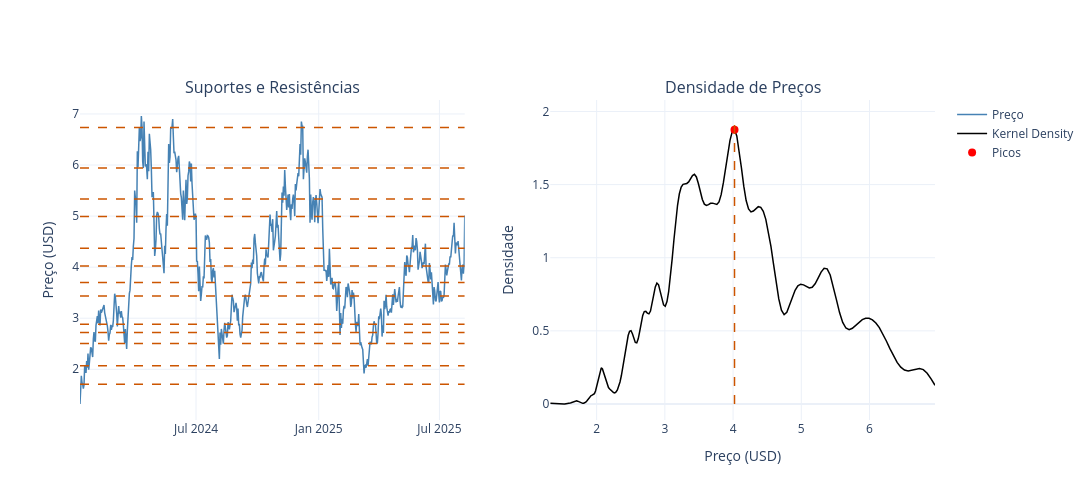

Notebook code cell kept with this figure:
### Code cell
import numpy as np
import pandas as pd
import scipy.stats
import scipy.signal
import plotly.graph_objects as go
from plotly.subplots import make_subplots
from plotly.offline import init_notebook_mode, iplot
init_notebook_mode(connected=True)

#asset = 'injective-protocol'
volume_data = pd.read_csv(f'/Users/valter.rebelo/MissionControl/data/micro/assetData/{asset}.csv')[['date', 'total_volume']]
volume_data.set_index('date', inplace=True)
volume_data.dropna(inplace=True)
data = pd.read_csv(f'/Users/valter.rebelo/MissionControl/data/micro/candleData/{asset}_candles.csv')
data.set_index('date', inplace=True)
data.dropna(inplace=True)
data = data.join(volume_data, how='left')
data = data.loc['2024-01-09':'2025-08-08']



def get_support_resistance_levels(
    data: pd.DataFrame,
    first_w: float = 0.1,
    atr_mult: float = 2.5,
    prom_thresh: float = 0,
    atr_period: int = 14
):
    """
    Compute support/resistance levels from BTC daily data using KDE and prominence.
    
    Parameters:
    - data: DataFrame with OHLC data, must include 'close', 'High', 'Low'
    - first_w: starting weight for oldest prices (0 < first_w < 1)
    - atr_mult: multiplier for bandwidth of KDE based on ATR
    - prom_thresh: prominence threshold for filtering weak levels
    - atr_period: lookback period for ATR

    Returns:
    - levels: list of support/resistance levels
    - price_range: price range over which KDE was computed
    - pdf: density values (market profile)
    """

    # Step 1: Compute log prices
    log_price = np.log(data['close'].dropna().values)

    # Step 2: Compute ATR in log-space
    high = np.log(data['high'])
    low = np.log(data['low'])
    close = np.log(data['close'])
    prev_close = close.shift(1)
    
    tr1 = high - low
    tr2 = (high - prev_close).abs()
    tr3 = (low - prev_close).abs()
    tr = pd.concat([tr1, tr2, tr3], axis=1).max(axis=1)

    atr = tr.rolling(window=atr_period).mean().iloc[-1]  # last ATR value

    # Step 3: Time weights (linear increasing)
    n = len(log_price)
    last_w = 1.0
    w_step = (last_w - first_w) / n
    weights = first_w + np.arange(n) * w_step
    weights[weights < 0] = 0.0

    # Step 4: Kernel Density Estimation
    kde = scipy.stats.gaussian_kde(log_price, bw_method=atr * atr_mult, weights=weights)

    # Step 5: Create price range for evaluation
    min_v, max_v = np.min(log_price), np.max(log_price)
    step = (max_v - min_v) / 200
    price_range = np.arange(min_v, max_v, step)
    pdf = kde(price_range)

    # Step 6: Find peaks in KDE
    pdf_max = np.max(pdf)
    prom_min = pdf_max * prom_thresh
    peaks, props = scipy.signal.find_peaks(pdf, prominence=prom_min)

    # Step 7: Convert peaks to actual price levels
    levels = [np.exp(price_range[p]) for p in peaks]

    return levels, price_range, pdf

levels, pr_range, pdf = get_support_resistance_levels(data)

def plot_market_profile_and_levels(data, levels, price_range, pdf, prom_thresh=0.25):
    fig = make_subplots(
        rows=1, cols=2,
        subplot_titles=(f"Suportes e Resistências", "Densidade de Preços"),
        horizontal_spacing=0.1
    )

    # --- Chart 1: Price Line ---
    fig.add_trace(
        go.Scatter(
            x=data.index,
            y=data["close"],
            mode='lines',
            name=f"Preço",
            line=dict(color='steelblue', width=1.5)
        ),
        row=1, col=1
    )

    # --- Chart 1: Horizontal Lines for Levels ---
    min_price, max_price = data["close"].min(), data["close"].max()
    for lvl in levels:
        if min_price * 0.95 <= lvl <= max_price * 1.05:
            fig.add_trace(
                go.Scatter(
                    x=[data.index.min(), data.index.max()],
                    y=[lvl, lvl],
                    mode='lines',
                    line=dict(color='#CC5500', dash='dash', width=1.5),
                    name='Level',
                    showlegend=False
                ),
                row=1, col=1
            )

    # --- Chart 2: KDE Line ---
    fig.add_trace(
        go.Scatter(
            x=np.exp(price_range),
            y=pdf,
            mode='lines',
            name='Kernel Density',
            line=dict(color='black', width=1.5)
        ),
        row=1, col=2
    )

    # --- Chart 2: Peaks + Vertical Lines ---
    peaks, _ = scipy.signal.find_peaks(pdf, prominence=np.max(pdf) * prom_thresh)
    peak_x = [np.exp(price_range[p]) for p in peaks]
    peak_y = [pdf[p] for p in peaks]

    fig.add_trace(
        go.Scatter(
            x=peak_x,
            y=peak_y,
            mode='markers',
            name='Picos',
            marker=dict(color='red', size=8)
        ),
        row=1, col=2
    )

    for x in peak_x:
        fig.add_trace(
            go.Scatter(
                x=[x, x],
                y=[0, max(pdf)*1.05],
                mode='lines',
                line=dict(color='#CC5500', dash='dash', width=1.5),
                name='Level',
                showlegend=False
            ),
            row=1, col=2
        )

    # --- Layout and Axis ---
    fig.update_layout(
        height=500,
        width=1300,
        template='plotly_white',
        title=dict(text=f"", x=0.5),
    )

    fig.update_xaxes(title_text="", row=1, col=1)
    fig.update_yaxes(title_text="Preço (USD)", row=1, col=1)
    fig.update_xaxes(title_text="Preço (USD)", row=1, col=2)
    fig.update_yaxes(title_text="Densidade", row=1, col=2)

    fig.show()


levels, price_range, pdf = get_support_resistance_levels(data, atr_period=14, atr_mult=1, prom_thresh=0)
plot_market_profile_and_levels(data, levels, price_range, pdf)

### Figure 1 — Plotly figure (JSON) as saved in the notebook; plotly's stock layout.template omitted (floating-point values rounded to 4 significant figures; data arrays with more than 128 entries replaced by an {"elided": "..."} marker saying what was removed)
{"data": [{"line": {"color": "steelblue", "width": 1.5}, "mode": "lines", "name": "Preço", "type": "scatter", "x": {"elided": "578 str values"}, "xaxis": "x", "y": {"elided": "578 float values"}, "yaxis": "y"}, {"line": {"color": "#CC5500", "dash": "dash", "width": 1.5}, "mode": "lines", "name": "Level", "showlegend": false, "type": "scatter", "x": ["2024-01-09", "2025-08-08"], "xaxis": "x", "y": [1.708, 1.708], "yaxis": "y"}, {"line": {"color": "#CC5500", "dash": "dash", "width": 1.5}, "mode": "lines", "name": "Level", "showlegend": false, "type": "scatter", "x": ["2024-01-09", "2025-08-08"], "xaxis": "x", "y": [2.068, 2.068], "yaxis": "y"}, {"line": {"color": "#CC5500", "dash": "dash", "width": 1.5}, "mode": "lines", "name": "Level", "showlegend": false, "type": "scatter", "x": ["2024-01-09", "2025-08-08"], "xaxis": "x", "y": [2.504, 2.504], "yaxis": "y"}, {"line": {"color": "#CC5500", "dash": "dash", "width": 1.5}, "mode": "lines", "name": "Level", "showlegend": false, "type": "scatter", "x": ["2024-01-09", "2025-08-08"], "xaxis": "x", "y": [2.721, 2.721], "yaxis": "y"}, {"line": {"color": "#CC5500", "dash": "dash", "width": 1.5}, "mode": "lines", "name": "Level", "showlegend": false, "type": "scatter", "x": ["2024-01-09", "2025-08-08"], "xaxis": "x", "y": [2.884, 2.884], "yaxis": "y"}, {"line": {"color": "#CC5500", "dash": "dash", "width": 1.5}, "mode": "lines", "name": "Level", "showlegend": false, "type": "scatter", "x": ["2024-01-09", "2025-08-08"], "xaxis": "x", "y": [3.434, 3.434], "yaxis": "y"}, {"line": {"color": "#CC5500", "dash": "dash", "width": 1.5}, "mode": "lines", "name": "Level", "showlegend": false, "type": "scatter", "x": ["2024-01-09", "2025-08-08"], "xaxis": "x", "y": [3.7, 3.7], "yaxis": "y"}, {"line": {"color": "#CC5500", "dash": "dash", "width": 1.5}, "mode": "lines", "name": "Level", "showlegend": false, "type": "scatter", "x": ["2024-01-09", "2025-08-08"], "xaxis": "x", "y": [4.021, 4.021], "yaxis": "y"}, {"line": {"color": "#CC5500", "dash": "dash", "width": 1.5}, "mode": "lines", "name": "Level", "showlegend": false, "type": "scatter", "x": ["2024-01-09", "2025-08-08"], "xaxis": "x", "y": [4.37, 4.37], "yaxis": "y"}, {"line": {"color": "#CC5500", "dash": "dash", "width": 1.5}, "mode": "lines", "name": "Level", "showlegend": false, "type": "scatter", "x": ["2024-01-09", "2025-08-08"], "xaxis": "x", "y": [4.991, 4.991], "yaxis": "y"}, {"line": {"color": "#CC5500", "dash": "dash", "width": 1.5}, "mode": "lines", "name": "Level", "showlegend": false, "type": "scatter", "x": ["2024-01-09", "2025-08-08"], "xaxis": "x", "y": [5.334, 5.334], "yaxis": "y"}, {"line": {"color": "#CC5500", "dash": "dash", "width": 1.5}, "mode": "lines", "name": "Level", "showlegend": false, "type": "scatter", "x": ["2024-01-09", "2025-08-08"], "xaxis": "x", "y": [5.943, 5.943], "yaxis": "y"}, {"line": {"color": "#CC5500", "dash": "dash", "width": 1.5}, "mode": "lines", "name": "Level", "showlegend": false, "type": "scatter", "x": ["2024-01-09", "2025-08-08"], "xaxis": "x", "y": [6.732, 6.732], "yaxis": "y"}, {"line": {"color": "black", "width": 1.5}, "mode": "lines", "name": "Kernel Density", "type": "scatter", "x": {"elided": "201 float values"}, "xaxis": "x2", "y": {"elided": "201 float values"}, "yaxis": "y2"}, {"marker": {"color": "red", "size": 8}, "mode": "markers", "name": "Picos", "type": "scatter", "x": [4.021], "xaxis": "x2", "y": [1.875], "yaxis": "y2"}, {"line": {"color": "#CC5500", "dash": "dash", "width": 1.5}, "mode": "lines", "name": "Level", "showlegend": false, "type": "scatter", "x": [4.021, 4.021], "xaxis": "x2", "y": [0, 1.969], "yaxis": "y2"}], "layout": {"annotations": [{"font": {"size": 16}, "showarrow": false, "text": "Suportes e Resistências", "x": 0.225, "xanchor": "center", "xref": "paper", "y": 1, "yanchor": "bottom", "yref": "paper"}, {"font": {"size": 16}, "showarrow": false, "text": "Densidade de Preços", "x": 0.775, "xanchor": "center", "xref": "paper", "y": 1, "yanchor": "bottom", "yref": "paper"}], "height": 500, "title": {"text": "", "x": 0.5}, "width": 1300, "xaxis": {"anchor": "y", "domain": [0, 0.45], "title": {"text": ""}}, "xaxis2": {"anchor": "y2", "domain": [0.55, 1], "title": {"text": "Preço (USD)"}}, "yaxis": {"anchor": "x", "domain": [0, 1], "title": {"text": "Preço (USD)"}}, "yaxis2": {"anchor": "x2", "domain": [0, 1], "title": {"text": "Densidade"}}}}
